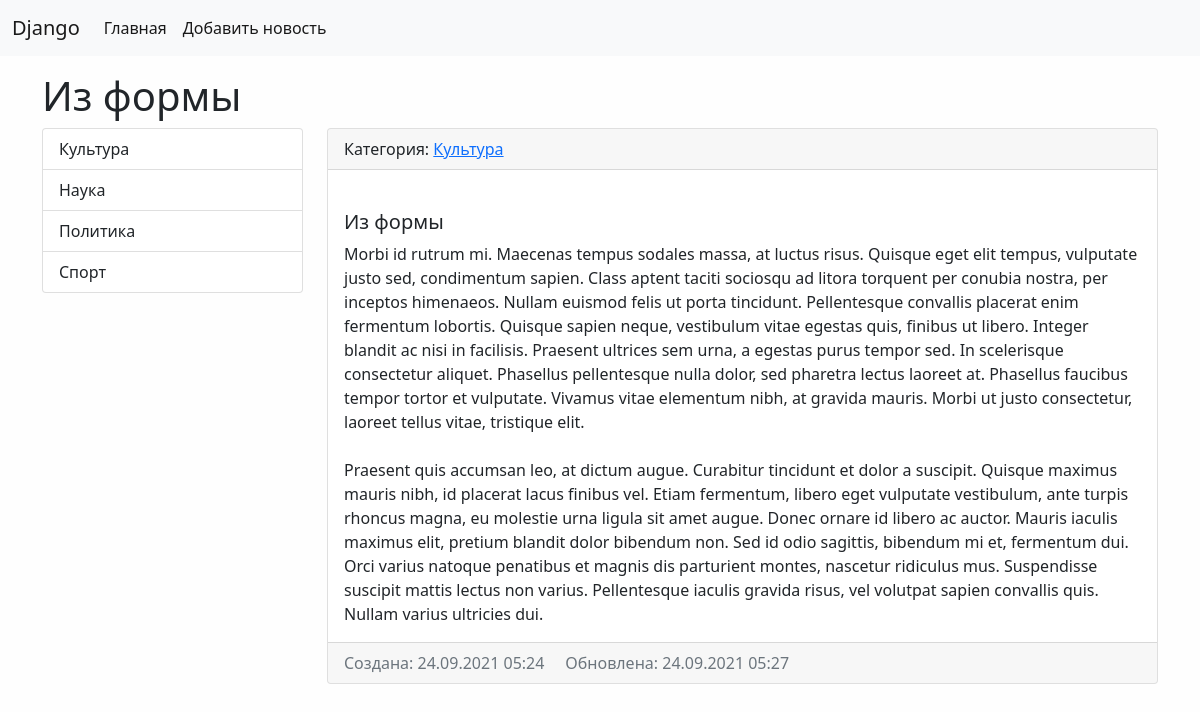
Screenshot of /news/8/ with the database file from the repository.
### news/models.py (models this page shows, shortened)
class News(models.Model):
    title = models.CharField(max_length=150, db_index=True, verbose_name='Наименование')
    content = models.TextField(blank=True, verbose_name='Содержимое')
    created_at = models.DateTimeField(auto_now_add=True, verbose_name='Создано')
    updated_at = models.DateTimeField(auto_now=True, verbose_name='Обновлено')
    photo = models.ImageField(upload_to='photos/%Y/%m/%d/', blank=True, verbose_name='Изображение')
    category = models.ForeignKey(Category, on_delete=models.PROTECT, verbose_name='Категория', null=True)
    is_published = models.BooleanField(default=True, verbose_name='Опубликовано')
    class Meta:
        verbose_name ='Новость'
        verbose_name_plural = 'Новости'
        ordering = ['-created_at']

class Category(models.Model):
    title = models.CharField(max_length=150, db_index=True, verbose_name='Наименование')
    def get_absolute_url(self):
        return reverse_lazy('category', kwargs={"category_id":self.pk})
    def __str__(self):
        return self.title
    class Meta:
        verbose_name = 'Категория'
        verbose_name_plural = 'Категории'
        ordering = ['title']

### news/views.py (the view)
# urls.py: path('news/<int:pk>/', ViewNews.as_view(), name='view_news'),
class ViewNews(DetailView):
    model = News
    context_object_name = 'news_item'

### news/templatetags/news_tags.py (called while the page is built)
@register.inclusion_tag('news/list_categories.html')
def show_categories(arg1='Hello', arg2='world'):
    categories = Category.objects.all()
    return {"categories": categories, "arg1": arg1, "arg2": arg2}

### news/templates/news/news_detail.html (shortened to what this page needs)
{% extends 'base.html' %}
{% block news_title %}
  <h1>{{ news_item.title }}</h1>
{% endblock %}}
{% block sidebar %}
    {% include 'inc/_sidebar.html' %}
{% endblock %}
{% block content %}
    <div class="card mb-3">
      <div class="card-header">
        Категория: <a href="{{ news_item.category.get_absolute_url }}">{{ news_item.category }}</a>
      </div>
      <div class="card-body">
        <h5 class="card-title">{{ news_item.title }}</h5>
        <p class="card-text">{{ news_item.content|linebreaksbr }}</p>
      </div>
      <div class="card-footer text-muted">
        <a>Создана: {{ news_item.created_at|date:"d.m.Y H:i" }}    </a>
        <a>Обновлена: {{ news_item.updated_at|date:"d.m.Y H:i" }}</a>
      </div>
    </div>
{% endblock %}

### news/templates/news/list_categories.html
<div class="list-group">
    {% for item in categories %}
    <a href="{{ item.get_absolute_url }}" class="list-group-item list-group-item-action">{{ item.title }}</a>
    {% endfor %}
</div>

### static/css/style.css (style rules this page uses)
body { background-color: #fefefe; }

### rows the page displays
News: title "Из формы", category "Культура", content "Morbi id rutrum mi. Maecenas tempus sodales massa, at luctus risus. Quisque eget elit tempus, vulputate justo sed, condimentum sapien. Class aptent taciti sociosqu ad litora torquent per conubia nostra, per inceptos himenaeos. Nullam euismod felis ut porta tincidunt. Pellentesque convallis placerat enim fermentum lobortis. Quisque sapien neque, vestibulum vitae egestas quis, finibus ut libero. Integer blandit ac nisi in facilisis. Praesent ultrices sem urna, a egestas purus tempor sed. In scelerisque consectetur aliquet. Phasellus pellentesque nulla dolor, sed pharetra lectus laoreet at. Phasellus faucibus tempor tortor et vulputate. Vivamus vitae elementum nibh, at gravida mauris. Morbi ut…", created_at "24.09.2021 05:24", updated_at "24.09.2021 05:27"
Category: title "Культура"
Category: title "Наука"
Category: title "Политика"
Category: title "Спорт"
